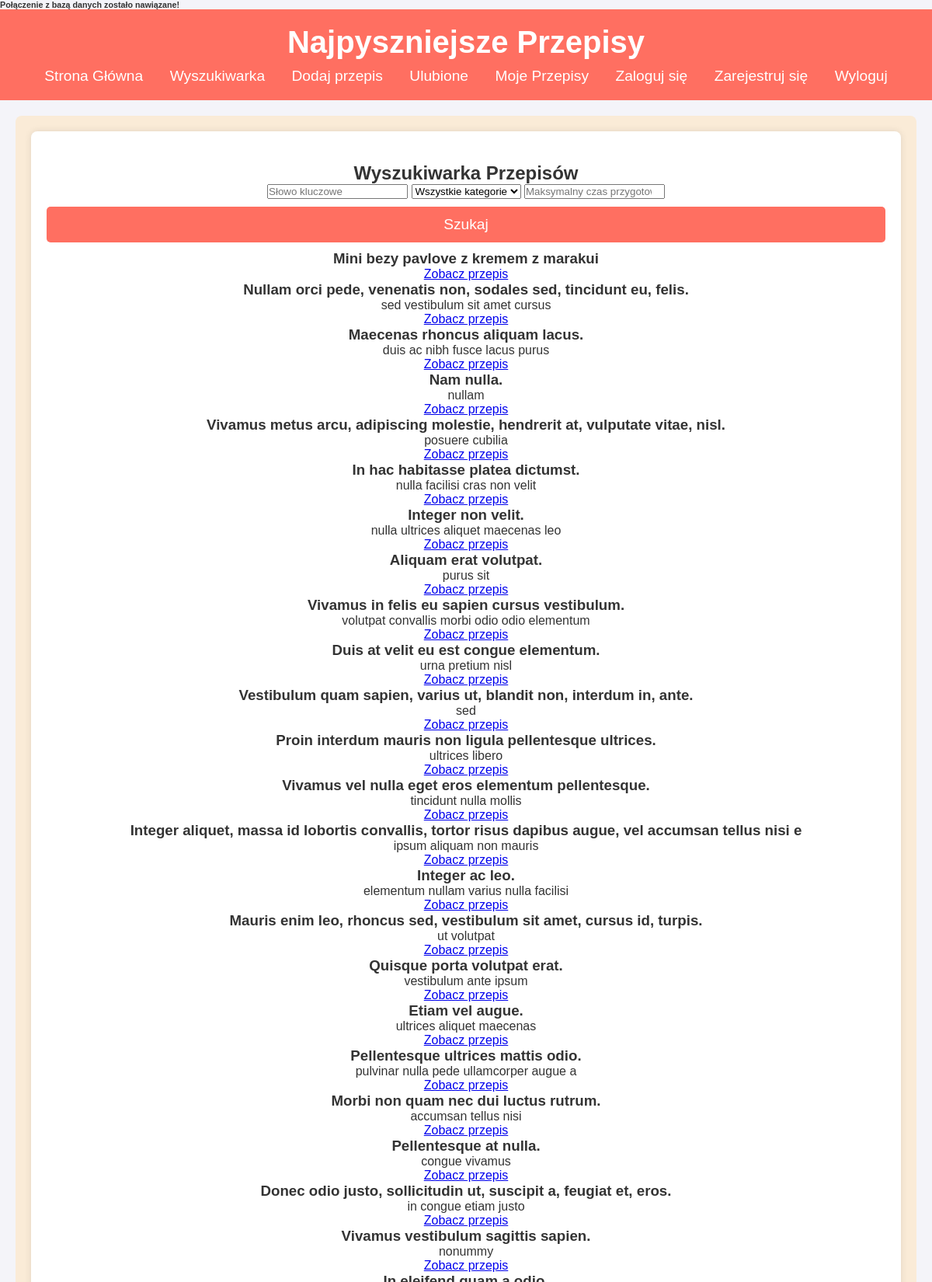
Screenshot of /search.php (upper part) with the database file from the repository.
### tables this page shows
CREATE TABLE `recipes` (
  `recipe_id` int(11) NOT NULL,
  `title` varchar(100) NOT NULL,
  `description` text DEFAULT NULL,
  `instructions` text NOT NULL,
  `servings` int(11) DEFAULT 1,
  `prep_time` int(11) DEFAULT 0,
  `cook_time` int(11) DEFAULT 0,
  `user_id` int(11) DEFAULT NULL,
  `created_at` timestamp NOT NULL DEFAULT current_timestamp(),
  `updated_at` timestamp NOT NULL DEFAULT current_timestamp() ON UPDATE current_timestamp()
);

### search.php (the view, shortened to what this page needs)
<!DOCTYPE html>
<html lang="pl">
<head>
    <link rel="stylesheet" href="css/style.css">
</head>
<body>
    <?php
require_once "includes/db.php";
require_once "blocks/header.php";
if ($_SERVER['REQUEST_METHOD'] === 'GET') {
    $keyword = $_GET['keyword'] ?? '';
    $prep_time = $_GET['prep_time'] ?? '';
    $sql = "SELECT r.*
            FROM recipe_overview r
            LEFT JOIN recipe_categories rc ON r.recipe_id = rc.recipe_id
            LEFT JOIN categories c ON rc.category_id = c.category_id
            WHERE 1=1";
    $params = [];
    $sql .= " GROUP BY r.recipe_id";
    $stmt = $pdo->prepare($sql);
    $stmt->execute($params);
    $recipes = $stmt->fetchAll();
}
?>
    <section id="content">
		<div class="recipes">
        <h1>Wyszukiwarka Przepisów</h1>
    <form method="GET" action="search.php">
        <input type="text" name="keyword" placeholder="Słowo kluczowe" value="<?= htmlspecialchars($keyword ?? '') ?>">
        <select name="category">
            <option value="">Wszystkie kategorie</option>
        </select>
        <input type="number" name="prep_time" placeholder="Maksymalny czas przygotowania (minuty)" value="<?= htmlspecialchars($prep_time ?? '') ?>">
        <button type="submit">Szukaj</button>
    </form>
    <div class="recipe-results">
        <?php if (!empty($recipes)): ?>
            <?php foreach ($recipes as $recipe): ?>
                <div class="recipe">
                    <h3><?= htmlspecialchars($recipe['recipe_title']) ?></h3>
                    <p><?= htmlspecialchars($recipe['description']) ?></p>
                    <a href="detailed.php?id=<?= $recipe['recipe_id'] ?>">Zobacz przepis</a>
                </div>
            <?php endforeach; ?>
        <?php else: ?>
            <p>Nie znaleziono przepisów.</p>
        <?php endif; ?>
        </div>
    </section>
</body>
</html>

### css/style.css (style rules this page uses)
* { margin: 0; padding: 0; box-sizing: border-box; }
body { font-family: 'Arial', sans-serif; background-color: #f4f4f9; color: #333; }
button { color: white; text-decoration: none; font-size: 1.2em; }
#content { display: flex; justify-content: space-between; margin: 20px; position: relative; background-color: antiquewhite; padding: 20px; border-radius: 8px; }
.recipes { flex: 1; padding: 40px 20px; text-align: center; background-color: #ffffff; border-radius: 8px; box-shadow: 0px 0px 10px rgba(0, 0, 0, 0.1); }
button { background-color: #ff6f61; color: white; border: none; padding: 12px 20px; margin: 10px 0; font-size: 1.2em; cursor: pointer; width: 100%; border-radius: 5px; }

### rows the page displays
recipes: recipe_title "Mini bezy pavlove z kremem z marakui"
recipes: recipe_title "Nullam orci pede, venenatis non, sodales sed, tincidunt eu, felis.", description "sed vestibulum sit amet cursus"
recipes: recipe_title "Maecenas rhoncus aliquam lacus.", description "duis ac nibh fusce lacus purus"
recipes: recipe_title "Nam nulla.", description "nullam"
recipes: recipe_title "Vivamus metus arcu, adipiscing molestie, hendrerit at, vulputate vitae, nisl.", description "posuere cubilia"
recipes: recipe_title "In hac habitasse platea dictumst.", description "nulla facilisi cras non velit"
recipes: recipe_title "Integer non velit.", description "nulla ultrices aliquet maecenas leo"
recipes: recipe_title "Aliquam erat volutpat.", description "purus sit"
recipes: recipe_title "Vivamus in felis eu sapien cursus vestibulum.", description "volutpat convallis morbi odio odio elementum"
recipes: recipe_title "Duis at velit eu est congue elementum.", description "urna pretium nisl"
recipes: recipe_title "Vestibulum quam sapien, varius ut, blandit non, interdum in, ante.", description "sed"
recipes: recipe_title "Proin interdum mauris non ligula pellentesque ultrices.", description "ultrices libero"
recipes: recipe_title "Vivamus vel nulla eget eros elementum pellentesque.", description "tincidunt nulla mollis"
recipes: recipe_title "Integer aliquet, massa id lobortis convallis, tortor risus dapibus augue, vel accumsan tellus nisi e", description "ipsum aliquam non mauris"
recipes: recipe_title "Integer ac leo.", description "elementum nullam varius nulla facilisi"
recipes: recipe_title "Mauris enim leo, rhoncus sed, vestibulum sit amet, cursus id, turpis.", description "ut volutpat"
recipes: recipe_title "Quisque porta volutpat erat.", description "vestibulum ante ipsum"
recipes: recipe_title "Etiam vel augue.", description "ultrices aliquet maecenas"
recipes: recipe_title "Pellentesque ultrices mattis odio.", description "pulvinar nulla pede ullamcorper augue a"
recipes: recipe_title "Morbi non quam nec dui luctus rutrum.", description "accumsan tellus nisi"
recipes: recipe_title "Pellentesque at nulla.", description "congue vivamus"
recipes: recipe_title "Donec odio justo, sollicitudin ut, suscipit a, feugiat et, eros.", description "in congue etiam justo"
recipes: recipe_title "Vivamus vestibulum sagittis sapien.", description "nonummy"
